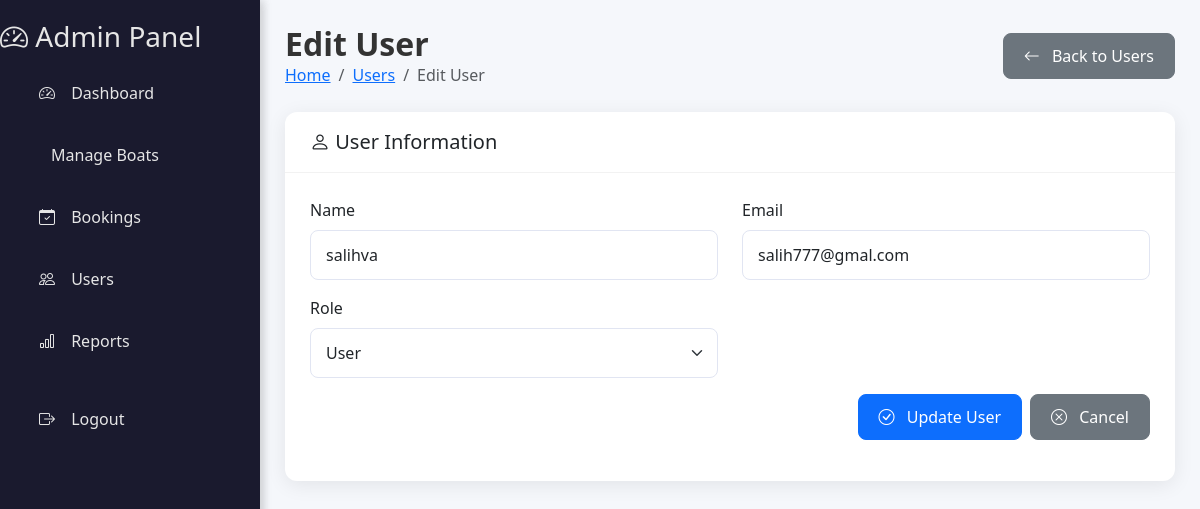
Screenshot of /admin/users/edit.php?id=2 (signed in) with the database file from the repository.
### tables this page shows
CREATE TABLE IF NOT EXISTS `users` (
  `id` int NOT NULL AUTO_INCREMENT,
  `name` varchar(100) NOT NULL,
  `email` varchar(100) NOT NULL,
  `password` varchar(255) NOT NULL,
  `created_at` timestamp NULL DEFAULT CURRENT_TIMESTAMP,
  `role` enum('admin','user') DEFAULT 'user',
  PRIMARY KEY (`id`),
  UNIQUE KEY `email` (`email`)
);

### admin/users/edit.php (the view, shortened to what this page needs)
<?php
include '../../backend/inc/db_connect.php';
include '../includes/sidebar.php';
$user_id = $_GET['id'];
$stmt = $conn->prepare("SELECT * FROM users WHERE id = ? AND role != 'admin'");
$stmt->bind_param("i", $user_id);
$stmt->execute();
$result = $stmt->get_result();
$user = $result->fetch_assoc();
?>
<!DOCTYPE html>
<html lang="en">
<head>
    <link href="https://cdn.jsdelivr.net/npm/bootstrap@5.3.2/dist/css/bootstrap.min.css" rel="stylesheet">
    <link href="https://cdn.jsdelivr.net/npm/bootstrap-icons/font/bootstrap-icons.css" rel="stylesheet">
    <link rel="stylesheet" href="../css/dashboard.css">
</head>
<body>
<?php include '../includes/sidebar.php'; ?>
<div class="content">
    <div class="content-header">
        <div class="d-flex justify-content-between align-items-center">
            <div>
                <h2>Edit User</h2>
                <nav aria-label="breadcrumb">
                    <ol class="breadcrumb">
                        <li class="breadcrumb-item"><a href="/HouseBoatBooking/admin/dashboard.php">Home</a></li>
                        <li class="breadcrumb-item"><a href="/HouseBoatBooking/admin/users.php">Users</a></li>
                        <li class="breadcrumb-item active" aria-current="page">Edit User</li>
                    </ol>
                </nav>
            </div>
            <a href="/HouseBoatBooking/admin/users.php" class="btn btn-secondary"><i class="bi bi-arrow-left"></i> Back to Users</a>
        </div>
    </div>
    <div class="card">
        <div class="card-header">
            <h5 class="mb-0"><i class="bi bi-person"></i> User Information</h5>
        </div>
        <div class="card-body">
            <form method="POST">
                <div class="row">
                    <div class="col-md-6 mb-3">
                        <label class="form-label">Name</label>
                        <input type="text" name="name" class="form-control" value="<?php echo htmlspecialchars($user['name']); ?>" required>
                    </div>
                    <div class="col-md-6 mb-3">
                        <label class="form-label">Email</label>
                        <input type="email" name="email" class="form-control" value="<?php echo htmlspecialchars($user['email']); ?>" required>
                    </div>
                    <div class="col-md-6 mb-3">
                        <label class="form-label">Role</label>
                        <select name="role" class="form-select" required>
                            <option value="user" <?php echo ($user['role'] == 'user') ? 'selected' : ''; ?>>User</option>
                        </select>
                    </div>
                </div>
                <div class="d-flex justify-content-end">
                    <button type="submit" class="btn btn-primary me-2"><i class="bi bi-check-circle"></i> Update User</button>
                    <a href="/HouseBoatBooking/admin/users.php" class="btn btn-secondary"><i class="bi bi-x-circle"></i> Cancel</a>
                </div>
            </form>
        </div>
    </div>
</div>
</body>
</html>

### admin/css/dashboard.css (style rules this page uses)
:root { --sidebar-bg: #1a1a2e; --sidebar-hover: #16213e; --sidebar-active: #0f3460; --sidebar-text: #e6e6e6; --sidebar-text-hover: #ffffff; --content-bg: #f5f7fb; --card-shadow: 0 4px 20px rgba(0, 0, 0, 0.08); --primary-color: #4361ee; --success-color: #4cc9f0; --border-radius: 12px; }
body { background-color: var(--content-bg); font-family: 'Segoe UI', Tahoma, Geneva, Verdana, sans-serif; margin: 0; padding: 0; }
.content { margin-left: 260px; padding: 25px; transition: all 0.3s ease; }
.content-header { margin-bottom: 25px; }
.content-header h2 { font-weight: 700; color: #333; margin: 0; }
.content-header .breadcrumb { background: transparent; padding: 0; margin: 0; }
.card { border: none; border-radius: var(--border-radius); box-shadow: var(--card-shadow); transition: transform 0.3s ease, box-shadow 0.3s ease; margin-bottom: 25px; }
.card-header { background: transparent; border-bottom: 1px solid rgba(0, 0, 0, 0.05); font-weight: 600; padding: 18px 25px; }
.card-body { padding: 25px; }
.btn { border-radius: 8px; padding: 10px 20px; font-weight: 500; transition: all 0.3s ease; }
.btn i { margin-right: 8px; }
.form-control, .form-select { border-radius: 8px; padding: 12px 15px; border: 1px solid #e1e5f2; }

### rows the page displays
users: name "salihva", email "salih777@gmal.com", role "User"
